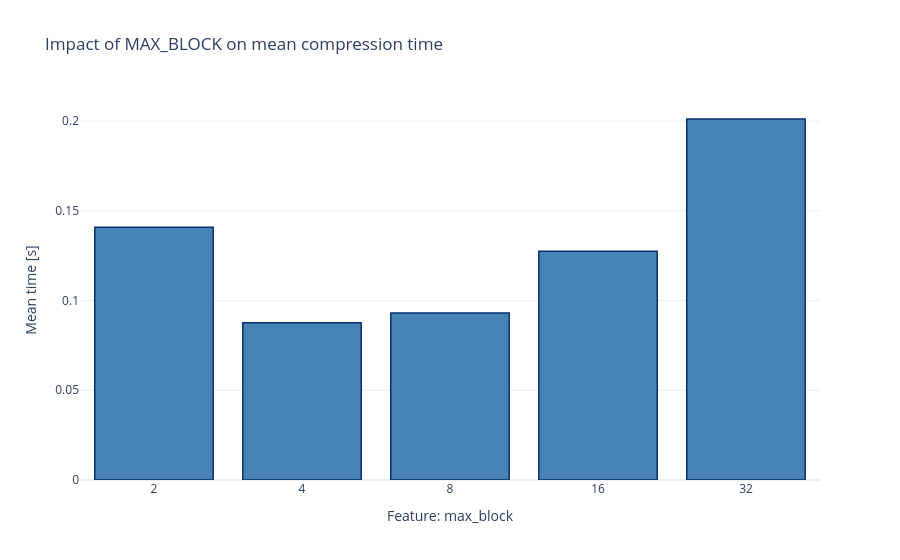
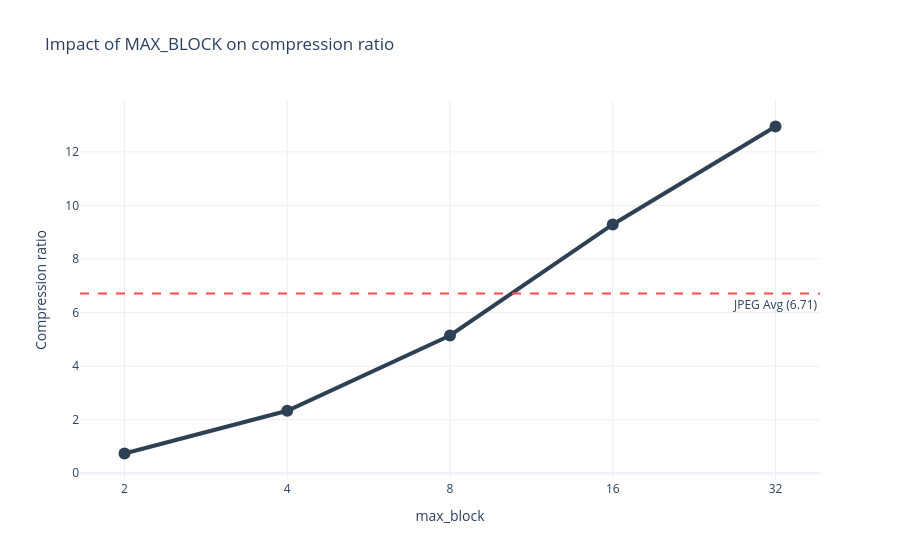
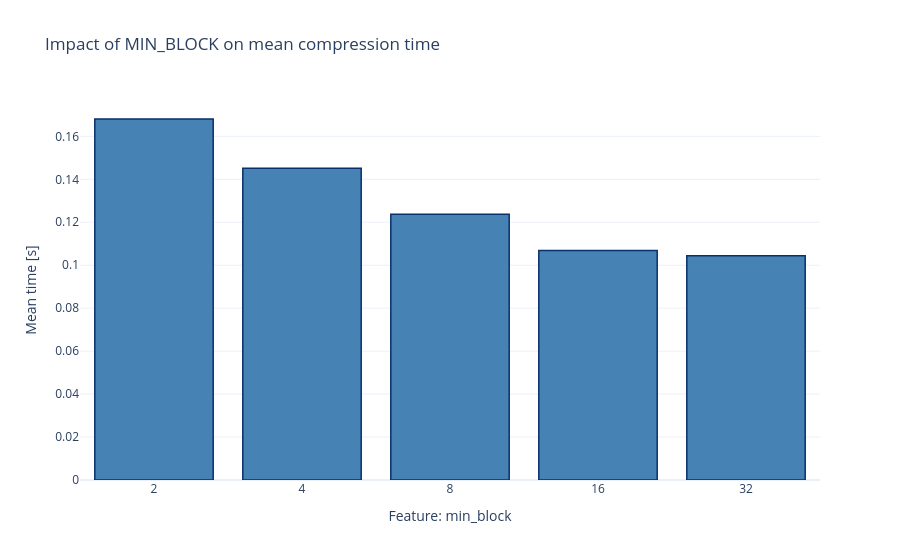
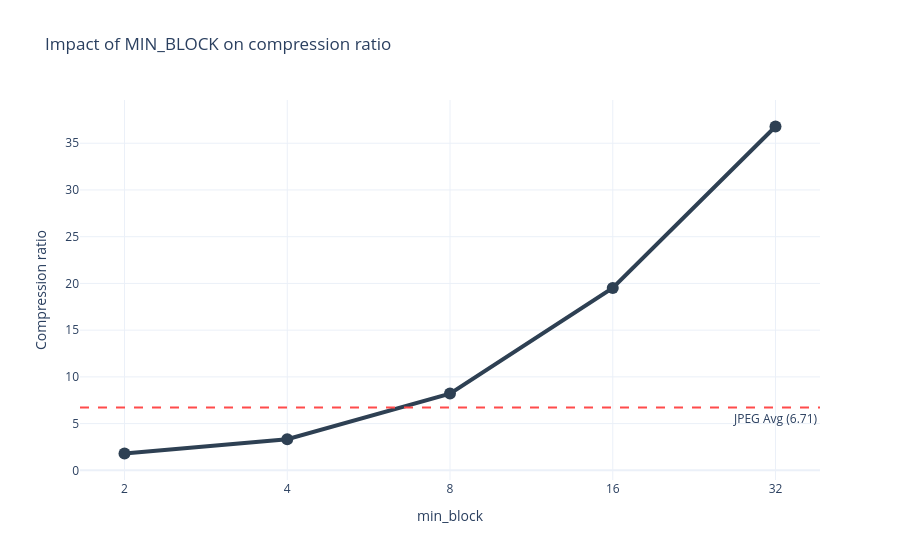

Notebook source saved alongside these figures, in order:
### Markdown cell above
* **Wykres czasu wykazuje** najkrótszy czas kodowania osiągany jest dla max_block=4. Co istotne, przy bardzo dużych blokach (max_block=32) czas wzrasta dwukrotnie. Wynika to z faktu, że znalezienie dopasowania dla dużego obszaru jest trudniejsze i częściej kończy się niepowodzeniem, co wymusza kosztowny proces podziału bloku (split).

* **Granica opłacalności MAX_BLOCK**: Przy max_block=2 współczynnik kompresji wynosi ok. 0.73x, co oznacza, że plik wynikowy jest większy od oryginału (overhead metadanych). Efektywna kompresja (CR > 1) zaczyna się od rozmiaru bloku 4x4.

* **Najgorszy przypadek (Worst Case)**: Najwyższy czas kodowania występuje przy kombinacji max_block=32 i min_block=2. Jest to konfiguracja najbardziej obciążająca, ponieważ algorytm próbuje dopasować ogromne bloki, a po niepowodzeniu schodzi aż do najniższego poziomu detali.

* **Najlepszy balans** między czasem a strukturą podziału sugeruje, że dla obrazów o standardowej charakterystyce, najbardziej stabilne wyniki czasowe osiągamy przy max_block w przedziale 8-16.

### Code cell
visualize_bench_result(df_max_min, features=["max_block", "min_block"])

### Figure 1 — Plotly figure (JSON) as saved in the notebook; plotly's stock layout.template omitted (floating-point values rounded to 4 significant figures)
{"data": [{"hovertemplate": "Feature: max_block=%{x}<br>Mean time [s]=%{y}<extra></extra>", "legendgroup": "", "marker": {"color": "#4682B4", "line": {"color": "rgb(8,48,107)", "width": 1.5}, "pattern": {"shape": ""}}, "name": "", "orientation": "v", "showlegend": false, "textposition": "auto", "type": "bar", "x": ["2", "4", "8", "16", "32"], "xaxis": "x", "y": [0.1408, 0.08763, 0.09299, 0.1274, 0.2011], "yaxis": "y"}], "layout": {"barmode": "relative", "legend": {"tracegroupgap": 0}, "title": {"text": "Impact of MAX_BLOCK on mean compression time"}, "xaxis": {"anchor": "y", "domain": [0, 1], "title": {"text": "Feature: max_block"}, "type": "category"}, "yaxis": {"anchor": "x", "domain": [0, 1], "title": {"text": "Mean time [s]"}}}}

### Figure 2 — Plotly figure (JSON) as saved in the notebook; plotly's stock layout.template omitted (floating-point values rounded to 4 significant figures)
{"data": [{"hovertemplate": "max_block=%{x}<br>Compression ratio=%{y}<extra></extra>", "legendgroup": "", "line": {"color": "#2E4053", "dash": "solid", "width": 4}, "marker": {"size": 12, "symbol": "circle"}, "mode": "lines+markers", "name": "", "orientation": "v", "showlegend": false, "type": "scatter", "x": ["2", "4", "8", "16", "32"], "xaxis": "x", "y": [0.7378, 2.334, 5.146, 9.292, 12.95], "yaxis": "y"}], "layout": {"annotations": [{"showarrow": false, "text": "JPEG Avg (6.71)", "x": 1, "xanchor": "right", "xref": "x domain", "y": 6.712, "yanchor": "top", "yref": "y"}], "legend": {"tracegroupgap": 0}, "shapes": [{"line": {"color": "#FF4B4B", "dash": "dash"}, "type": "line", "x0": 0, "x1": 1, "xref": "x domain", "y0": 6.712, "y1": 6.712, "yref": "y"}], "title": {"text": "Impact of MAX_BLOCK on compression ratio"}, "xaxis": {"anchor": "y", "domain": [0, 1], "title": {"text": "max_block"}, "type": "category"}, "yaxis": {"anchor": "x", "domain": [0, 1], "title": {"text": "Compression ratio"}}}}

### Figure 3 — Plotly figure (JSON) as saved in the notebook; plotly's stock layout.template omitted (floating-point values rounded to 4 significant figures)
{"data": [{"hovertemplate": "Feature: min_block=%{x}<br>Mean time [s]=%{y}<extra></extra>", "legendgroup": "", "marker": {"color": "#4682B4", "line": {"color": "rgb(8,48,107)", "width": 1.5}, "pattern": {"shape": ""}}, "name": "", "orientation": "v", "showlegend": false, "textposition": "auto", "type": "bar", "x": ["2", "4", "8", "16", "32"], "xaxis": "x", "y": [0.1681, 0.1451, 0.1237, 0.1069, 0.1044], "yaxis": "y"}], "layout": {"barmode": "relative", "legend": {"tracegroupgap": 0}, "title": {"text": "Impact of MIN_BLOCK on mean compression time"}, "xaxis": {"anchor": "y", "domain": [0, 1], "title": {"text": "Feature: min_block"}, "type": "category"}, "yaxis": {"anchor": "x", "domain": [0, 1], "title": {"text": "Mean time [s]"}}}}

### Figure 4 — Plotly figure (JSON) as saved in the notebook; plotly's stock layout.template omitted (floating-point values rounded to 4 significant figures)
{"data": [{"hovertemplate": "min_block=%{x}<br>Compression ratio=%{y}<extra></extra>", "legendgroup": "", "line": {"color": "#2E4053", "dash": "solid", "width": 4}, "marker": {"size": 12, "symbol": "circle"}, "mode": "lines+markers", "name": "", "orientation": "v", "showlegend": false, "type": "scatter", "x": ["2", "4", "8", "16", "32"], "xaxis": "x", "y": [1.801, 3.322, 8.213, 19.52, 36.79], "yaxis": "y"}], "layout": {"annotations": [{"showarrow": false, "text": "JPEG Avg (6.71)", "x": 1, "xanchor": "right", "xref": "x domain", "y": 6.712, "yanchor": "top", "yref": "y"}], "legend": {"tracegroupgap": 0}, "shapes": [{"line": {"color": "#FF4B4B", "dash": "dash"}, "type": "line", "x0": 0, "x1": 1, "xref": "x domain", "y0": 6.712, "y1": 6.712, "yref": "y"}], "title": {"text": "Impact of MIN_BLOCK on compression ratio"}, "xaxis": {"anchor": "y", "domain": [0, 1], "title": {"text": "min_block"}, "type": "category"}, "yaxis": {"anchor": "x", "domain": [0, 1], "title": {"text": "Compression ratio"}}}}
